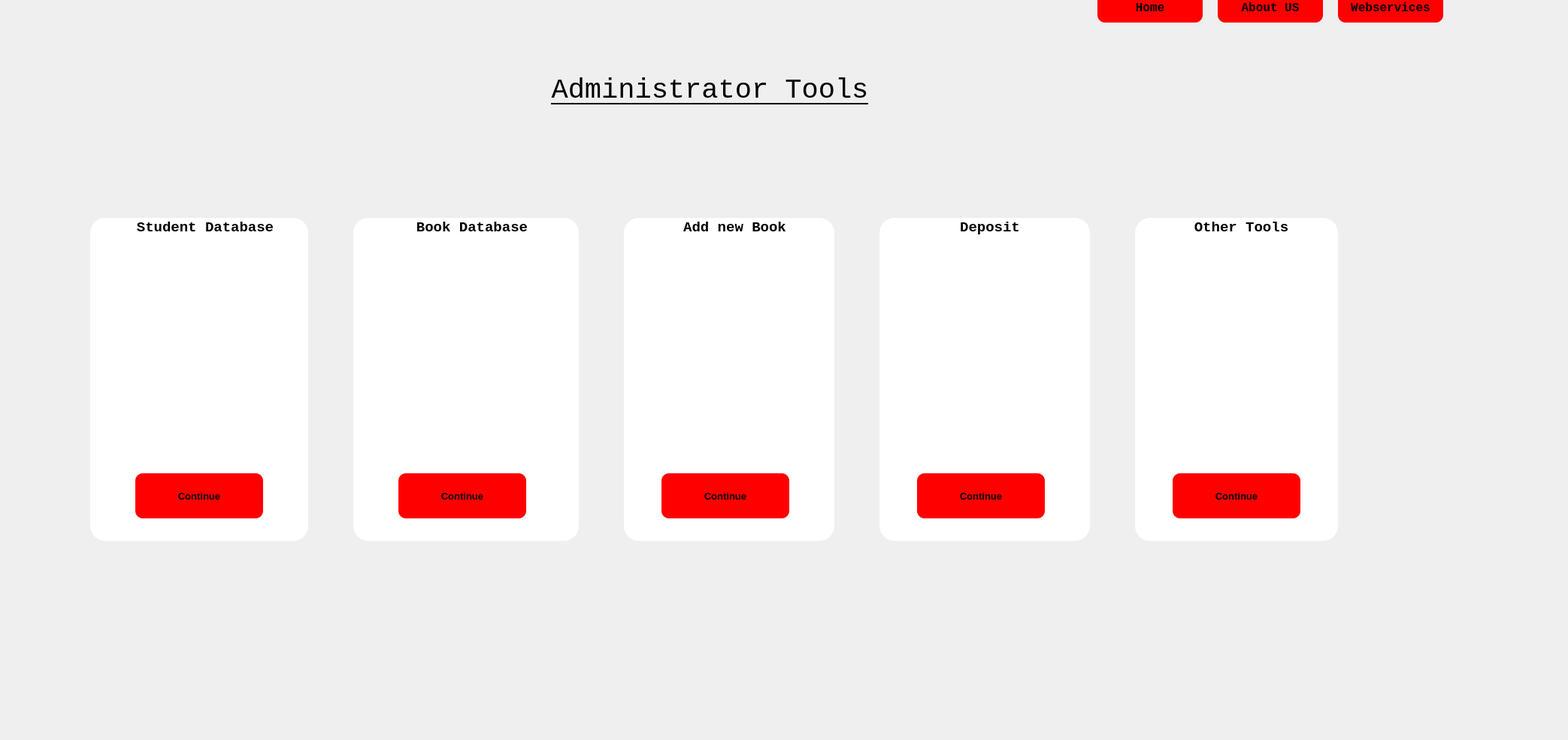
<?xml version="1.0" encoding="UTF-8"?>
<ui version="4.0">
 <class>ad_home</class>
 <widget class="QDialog" name="ad_home">
  <property name="geometry">
   <rect>
    <x>0</x>
    <y>0</y>
    <width>2086</width>
    <height>985</height>
   </rect>
  </property>
  <property name="windowTitle">
   <string>Dialog</string>
  </property>
  <widget class="QGroupBox" name="groupBox">
   <property name="geometry">
    <rect>
     <x>120</x>
     <y>290</y>
     <width>290</width>
     <height>430</height>
    </rect>
   </property>
   <property name="font">
    <font>
     <family>Consolas</family>
     <pointsize>14</pointsize>
     <weight>75</weight>
     <bold>true</bold>
    </font>
   </property>
   <property name="styleSheet">
    <string notr="true">QGroupBox{
padding :0 8px;
background: white;
border-radius:20px;
}</string>
   </property>
   <property name="title">
    <string>Student Database</string>
   </property>
   <property name="alignment">
    <set>Qt::AlignCenter</set>
   </property>
   <widget class="QToolButton" name="pushButton">
    <property name="geometry">
     <rect>
      <x>60</x>
      <y>340</y>
      <width>170</width>
      <height>60</height>
     </rect>
    </property>
    <property name="font">
     <font>
      <pointsize>10</pointsize>
      <weight>75</weight>
      <bold>true</bold>
     </font>
    </property>
    <property name="styleSheet">
     <string notr="true">

QToolButton{
padding :0 8px;
background: light red;
border-radius:10px;
}
</string>
    </property>
    <property name="text">
     <string>Continue</string>
    </property>
   </widget>
   <widget class="QLabel" name="label_2">
    <property name="geometry">
     <rect>
      <x>80</x>
      <y>110</y>
      <width>131</width>
      <height>170</height>
     </rect>
    </property>
    <property name="font">
     <font>
      <family>Consolas</family>
      <weight>75</weight>
      <bold>true</bold>
     </font>
    </property>
    <property name="styleSheet">
     <string notr="true">background-image: url(:/images/back20.png);</string>
    </property>
    <property name="text">
     <string/>
    </property>
   </widget>
  </widget>
  <widget class="QGroupBox" name="groupBox_3">
   <property name="geometry">
    <rect>
     <x>830</x>
     <y>290</y>
     <width>280</width>
     <height>430</height>
    </rect>
   </property>
   <property name="font">
    <font>
     <family>Consolas</family>
     <pointsize>14</pointsize>
     <weight>75</weight>
     <bold>true</bold>
    </font>
   </property>
   <property name="styleSheet">
    <string notr="true">QGroupBox{
padding :0 8px;
background: white;
border-radius:20px;
}</string>
   </property>
   <property name="title">
    <string>Add new Book</string>
   </property>
   <property name="alignment">
    <set>Qt::AlignCenter</set>
   </property>
   <widget class="QToolButton" name="pushButton_3">
    <property name="geometry">
     <rect>
      <x>50</x>
      <y>340</y>
      <width>170</width>
      <height>60</height>
     </rect>
    </property>
    <property name="font">
     <font>
      <pointsize>10</pointsize>
      <weight>75</weight>
      <bold>true</bold>
     </font>
    </property>
    <property name="styleSheet">
     <string notr="true">
QToolButton{
padding :0 8px;
background: light red;
border-radius:10px;
}

</string>
    </property>
    <property name="text">
     <string>Continue</string>
    </property>
   </widget>
   <widget class="QLabel" name="label_4">
    <property name="geometry">
     <rect>
      <x>80</x>
      <y>100</y>
      <width>130</width>
      <height>170</height>
     </rect>
    </property>
    <property name="font">
     <font>
      <family>Consolas</family>
      <weight>75</weight>
      <bold>true</bold>
     </font>
    </property>
    <property name="styleSheet">
     <string notr="true">background-image: url(:/images/back22.png);</string>
    </property>
    <property name="text">
     <string/>
    </property>
   </widget>
  </widget>
  <widget class="QGroupBox" name="groupBox_2">
   <property name="geometry">
    <rect>
     <x>470</x>
     <y>290</y>
     <width>300</width>
     <height>430</height>
    </rect>
   </property>
   <property name="font">
    <font>
     <family>Consolas</family>
     <pointsize>14</pointsize>
     <weight>75</weight>
     <bold>true</bold>
    </font>
   </property>
   <property name="styleSheet">
    <string notr="true">QGroupBox{
padding :0 8px;
background: white;
border-radius:20px;
}</string>
   </property>
   <property name="title">
    <string>Book Database</string>
   </property>
   <property name="alignment">
    <set>Qt::AlignCenter</set>
   </property>
   <widget class="QToolButton" name="pushButton_2">
    <property name="geometry">
     <rect>
      <x>60</x>
      <y>340</y>
      <width>170</width>
      <height>60</height>
     </rect>
    </property>
    <property name="font">
     <font>
      <pointsize>10</pointsize>
      <weight>75</weight>
      <bold>true</bold>
     </font>
    </property>
    <property name="styleSheet">
     <string notr="true">
QToolButton{
padding :0 8px;
background: light red;
border-radius:10px;
}
</string>
    </property>
    <property name="text">
     <string>Continue</string>
    </property>
   </widget>
   <widget class="QLabel" name="label_3">
    <property name="geometry">
     <rect>
      <x>80</x>
      <y>100</y>
      <width>130</width>
      <height>170</height>
     </rect>
    </property>
    <property name="font">
     <font>
      <family>Consolas</family>
      <weight>75</weight>
      <bold>true</bold>
     </font>
    </property>
    <property name="styleSheet">
     <string notr="true">background-image: url(:/images/back27.png);</string>
    </property>
    <property name="text">
     <string/>
    </property>
   </widget>
  </widget>
  <widget class="QGroupBox" name="groupBox_4">
   <property name="geometry">
    <rect>
     <x>1170</x>
     <y>290</y>
     <width>280</width>
     <height>430</height>
    </rect>
   </property>
   <property name="font">
    <font>
     <family>Consolas</family>
     <pointsize>14</pointsize>
     <weight>75</weight>
     <bold>true</bold>
    </font>
   </property>
   <property name="styleSheet">
    <string notr="true">QGroupBox{
padding :0 8px;
background: white;
border-radius:20px;
}</string>
   </property>
   <property name="title">
    <string>Deposit</string>
   </property>
   <property name="alignment">
    <set>Qt::AlignCenter</set>
   </property>
   <widget class="QToolButton" name="pushButton_4">
    <property name="geometry">
     <rect>
      <x>50</x>
      <y>340</y>
      <width>170</width>
      <height>60</height>
     </rect>
    </property>
    <property name="font">
     <font>
      <pointsize>10</pointsize>
      <weight>75</weight>
      <bold>true</bold>
     </font>
    </property>
    <property name="styleSheet">
     <string notr="true">
QToolButton{
padding :0 8px;
background: light red;
border-radius:10px;
}</string>
    </property>
    <property name="text">
     <string>Continue</string>
    </property>
   </widget>
   <widget class="QLabel" name="label_5">
    <property name="geometry">
     <rect>
      <x>70</x>
      <y>90</y>
      <width>130</width>
      <height>170</height>
     </rect>
    </property>
    <property name="font">
     <font>
      <family>Consolas</family>
      <weight>75</weight>
      <bold>true</bold>
     </font>
    </property>
    <property name="styleSheet">
     <string notr="true">background-image: url(:/images/back26.png);</string>
    </property>
    <property name="text">
     <string/>
    </property>
   </widget>
  </widget>
  <widget class="QGroupBox" name="groupBox_5">
   <property name="geometry">
    <rect>
     <x>1510</x>
     <y>290</y>
     <width>270</width>
     <height>430</height>
    </rect>
   </property>
   <property name="font">
    <font>
     <family>Consolas</family>
     <pointsize>14</pointsize>
     <weight>75</weight>
     <bold>true</bold>
    </font>
   </property>
   <property name="styleSheet">
    <string notr="true">QGroupBox{
padding :0 8px;
background: white;
border-radius:20px;
}</string>
   </property>
   <property name="title">
    <string>Other Tools</string>
   </property>
   <property name="alignment">
    <set>Qt::AlignCenter</set>
   </property>
   <widget class="QToolButton" name="pushButton_5">
    <property name="geometry">
     <rect>
      <x>50</x>
      <y>340</y>
      <width>170</width>
      <height>60</height>
     </rect>
    </property>
    <property name="font">
     <font>
      <pointsize>10</pointsize>
      <weight>75</weight>
      <bold>true</bold>
     </font>
    </property>
    <property name="styleSheet">
     <string notr="true">
QToolButton{
padding :0 8px;
background: light red;
border-radius:10px;
}
</string>
    </property>
    <property name="text">
     <string>Continue</string>
    </property>
   </widget>
   <widget class="QLabel" name="label_6">
    <property name="geometry">
     <rect>
      <x>70</x>
      <y>100</y>
      <width>130</width>
      <height>170</height>
     </rect>
    </property>
    <property name="font">
     <font>
      <family>Consolas</family>
      <weight>75</weight>
      <bold>true</bold>
     </font>
    </property>
    <property name="styleSheet">
     <string notr="true">background-image: url(:/images/back25.png);</string>
    </property>
    <property name="text">
     <string/>
    </property>
   </widget>
  </widget>
  <widget class="QLabel" name="label_8">
   <property name="geometry">
    <rect>
     <x>119</x>
     <y>70</y>
     <width>1651</width>
     <height>100</height>
    </rect>
   </property>
   <property name="font">
    <font>
     <family>Consolas</family>
     <pointsize>28</pointsize>
     <weight>9</weight>
     <italic>false</italic>
     <bold>false</bold>
     <underline>true</underline>
    </font>
   </property>
   <property name="styleSheet">
    <string notr="true">QLabel{
	text-decoration: underline;
	font: 75 28pt &quot;Consolas&quot;;
padding :0 8px;
border-radius:20px;
}</string>
   </property>
   <property name="text">
    <string>Administrator Tools</string>
   </property>
   <property name="alignment">
    <set>Qt::AlignCenter</set>
   </property>
  </widget>
  <widget class="QPushButton" name="pushButton_6">
   <property name="geometry">
    <rect>
     <x>1620</x>
     <y>-10</y>
     <width>140</width>
     <height>40</height>
    </rect>
   </property>
   <property name="font">
    <font>
     <family>Consolas</family>
     <pointsize>12</pointsize>
     <weight>75</weight>
     <bold>true</bold>
    </font>
   </property>
   <property name="styleSheet">
    <string notr="true">QPushButton{

padding :0 8px;
background: light red;
border-radius:10px;
}</string>
   </property>
   <property name="text">
    <string>About US</string>
   </property>
  </widget>
  <widget class="QPushButton" name="pushButton_7">
   <property name="geometry">
    <rect>
     <x>1780</x>
     <y>-10</y>
     <width>140</width>
     <height>40</height>
    </rect>
   </property>
   <property name="font">
    <font>
     <family>Consolas</family>
     <pointsize>12</pointsize>
     <weight>75</weight>
     <bold>true</bold>
    </font>
   </property>
   <property name="styleSheet">
    <string notr="true">QPushButton{

padding :0 8px;
background: light red;
border-radius:10px;
}</string>
   </property>
   <property name="text">
    <string>Webservices</string>
   </property>
  </widget>
  <widget class="QPushButton" name="pushButton_8">
   <property name="geometry">
    <rect>
     <x>1460</x>
     <y>-10</y>
     <width>140</width>
     <height>40</height>
    </rect>
   </property>
   <property name="font">
    <font>
     <family>Consolas</family>
     <pointsize>12</pointsize>
     <weight>75</weight>
     <bold>true</bold>
    </font>
   </property>
   <property name="styleSheet">
    <string notr="true">
QPushButton{
padding :0 8px;
background: light red;
border-radius:10px;
}</string>
   </property>
   <property name="text">
    <string>Home</string>
   </property>
  </widget>
 </widget>
 <resources/>
 <connections/>
</ui>
